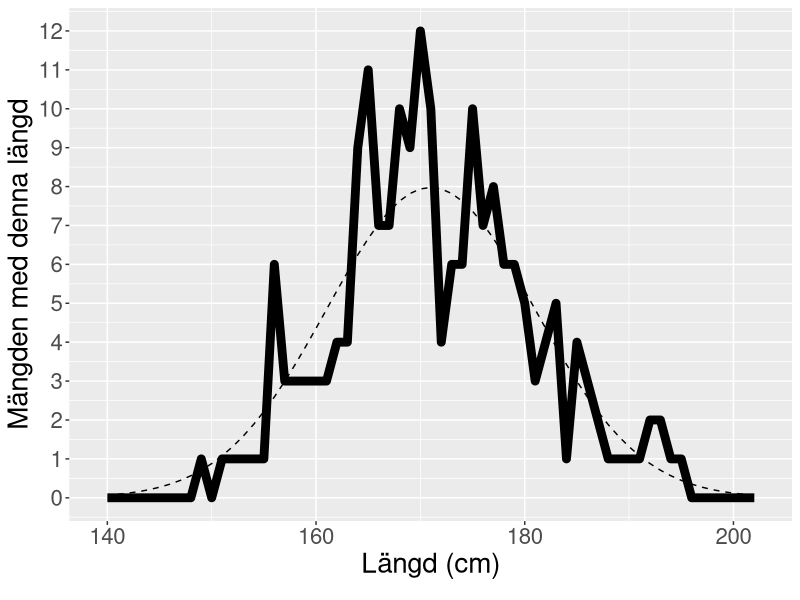
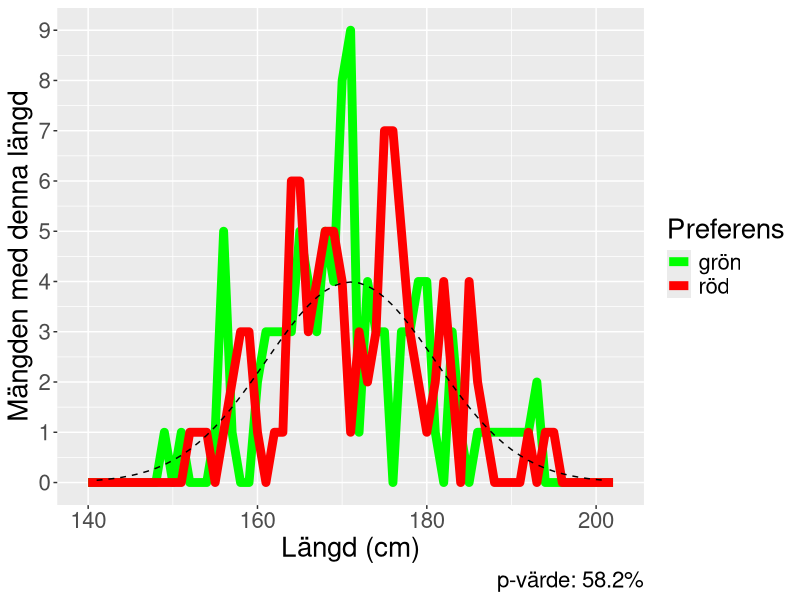
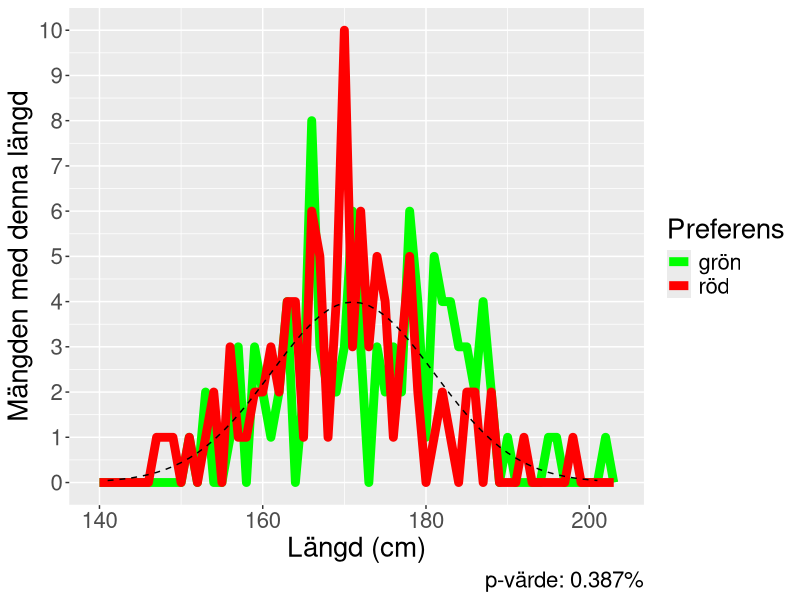

The R source for these figures, in order:
#!/bin/env Rscript
#
# Based on
#
# False-positive psychology: Undisclosed flexibility in data collection
# and analysis allows presenting anything as significant
#

get_mean_woman_length <- function() { 171 }
get_sd_woman_length <- function() { 10 }
get_n_subjects <- function() { 200 }

#' Create a table of `n` subjects, with half of type A and half of type B
create_subjects <- function(n_subjects, seed) {
  testthat::expect_equal(n_subjects / 4, round(n_subjects / 4))
  set.seed(seed)
  t <- tibble::tibble(
    preference = rep(c("red", "green"), times = n_subjects / 2), 
    phone_number = rep(c("odd", "even"), each = n_subjects / 2), 
    length = rnorm(
      n = n_subjects, 
      mean = get_mean_woman_length(), 
      sd = get_sd_woman_length()
    )
  )
  t$preference <- as.factor(t$preference)
  t
}
testthat::expect_equal(create_subjects(12, 42), create_subjects(12, 42))

plot_subjects <- function(t) {
  n_subjects <- nrow(t)
  binwidth <- 1
  xs <- seq(
    from = get_mean_woman_length() - (3.0 * get_sd_woman_length()), 
    to = get_mean_woman_length() + (3.0 * get_sd_woman_length()), 
    by = binwidth
  )
  t_ideal <- tibble::tibble(
    x = xs
  )
  t_ideal$y <- dnorm(
    t_ideal$x, 
    mean = get_mean_woman_length(), 
    sd = get_sd_woman_length()
  ) * n_subjects * binwidth / 1
  ggplot2::ggplot(
    t, 
    ggplot2::aes(x = length)) + 
    ggplot2::geom_freqpoly(linewidth = 3, binwidth = binwidth) + 
    ggplot2::geom_line(data = t_ideal, mapping = ggplot2::aes(x = x, y = y), color = "black", lty = "dashed") +
    ggplot2::scale_x_continuous(name = "Längd (cm)") +
    ggplot2::scale_y_continuous(
      breaks = seq(0, 13),
      name = "Mängden med denna längd"
    ) +
    ggplot2::labs(
      caption = paste0(
        #"Number of women: ", n_subjects
      )
    ) +
    ggplot2::theme(text = ggplot2::element_text(size = 20))
}

plot_subjects_by_preference <- function(t) {
  n_subjects <- nrow(t)
  binwidth <- 1
  xs <- seq(
    from = get_mean_woman_length() - (3.0 * get_sd_woman_length()), 
    to = get_mean_woman_length() + (3.0 * get_sd_woman_length()), 
    by = binwidth
  )
  t_ideal <- tibble::tibble(
    x = xs
  )
  t_ideal$y <- dnorm(
    t_ideal$x, 
    mean = get_mean_woman_length(), 
    sd = get_sd_woman_length()
  ) * n_subjects * binwidth / 2
  statistics <- broom::tidy(
    t.test(
      x = t[t$preference == "red", ]$length, 
      y = t[t$preference == "green", ]$length
    )
  )
  
  ggplot2::ggplot(
    t, 
    ggplot2::aes(x = length, color = preference)) + 
    ggplot2::geom_freqpoly(linewidth = 3, binwidth = binwidth) + 
    ggplot2::geom_line(data = t_ideal, mapping = ggplot2::aes(x = x, y = y), color = "black", lty = "dashed") +
    ggplot2::scale_x_continuous(name = "Längd (cm)") +
    ggplot2::scale_y_continuous(
      breaks = seq(0, 10),
      name = "Mängden med denna längd"
    ) +
    ggplot2::labs(
      caption = paste0(
        # "Number of women: ", n_subjects, ", ",
        "p-värde: ", format(100.0 * statistics$p.value, digits = 3), "%"
      )
    ) +
    ggplot2::scale_color_manual(
      name = "Preferens",
      labels = c("red" = "röd", "green" = "grön"), 
      values = c("red" = "red", "green" = "green")
    ) +
    ggplot2::theme(text = ggplot2::element_text(size = 20))
}

t <- create_subjects(n_subjects = get_n_subjects(), seed = 1)
plot_subjects(t)
ggplot2::ggsave(paste0("distribution_", get_n_subjects(), "_no_preference.png"), width = 7, height = 7)
plot_subjects_by_preference(t)
ggplot2::ggsave(paste0("distribution_", get_n_subjects(), ".png"), width = 7, height = 7)

#' Determines if 'red' is significantly different than 'green'
create_experiment_results <- function(n_subjects, n_seeds) {
  t_result <- tibble::tibble(seed = seq_len(n_seeds), p_value = NA)
  for (i in seq_len(n_seeds)) {
    seed <- t_result$seed[i]
    t <- create_subjects(n_subjects, seed = seed)
    p_value <- t.test(
      x = t[t$preference == "red", ]$length, 
      y = t[t$preference == "green", ]$length
    )$p.value
    t_result$p_value[i] <- p_value
  }
  t_result
}

n_seeds <- 40
t <- create_experiment_results(n_subjects = get_n_subjects(), n_seeds = n_seeds)
n_significant <- sum(t$p_value < 0.05)
testthat::expect_true(n_significant >= 1)
percentage_significant <- 100.0 * n_significant / n_seeds

best_seed <- which(t$p_value == min(t$p_value))
t[best_seed, ]

plot_subjects_by_preference(create_subjects(n_subjects = get_n_subjects(), seed = best_seed))
ggplot2::ggsave(paste0("distribution_", get_n_subjects(), "_", best_seed, ".png"), width = 7, height = 7)
